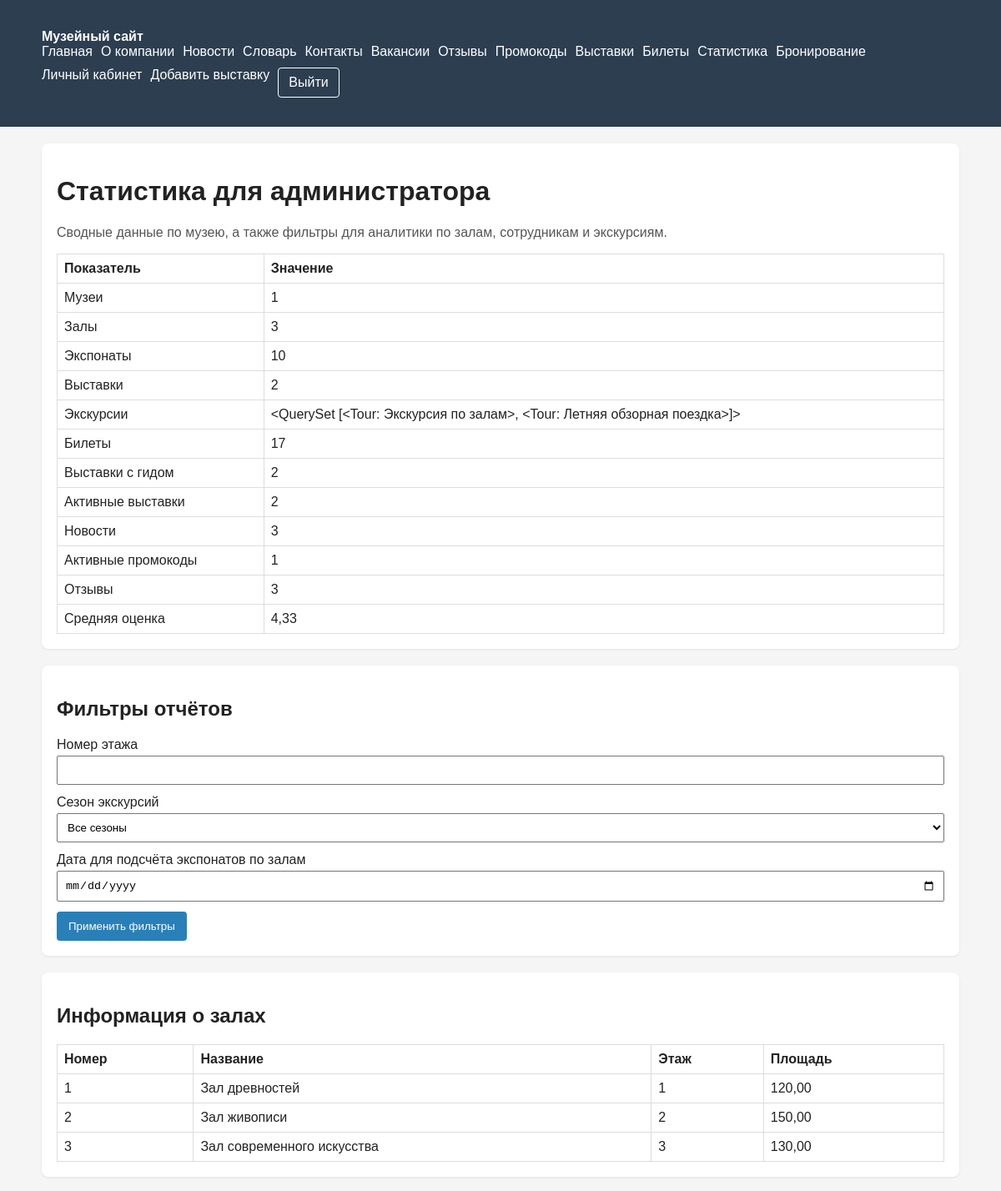
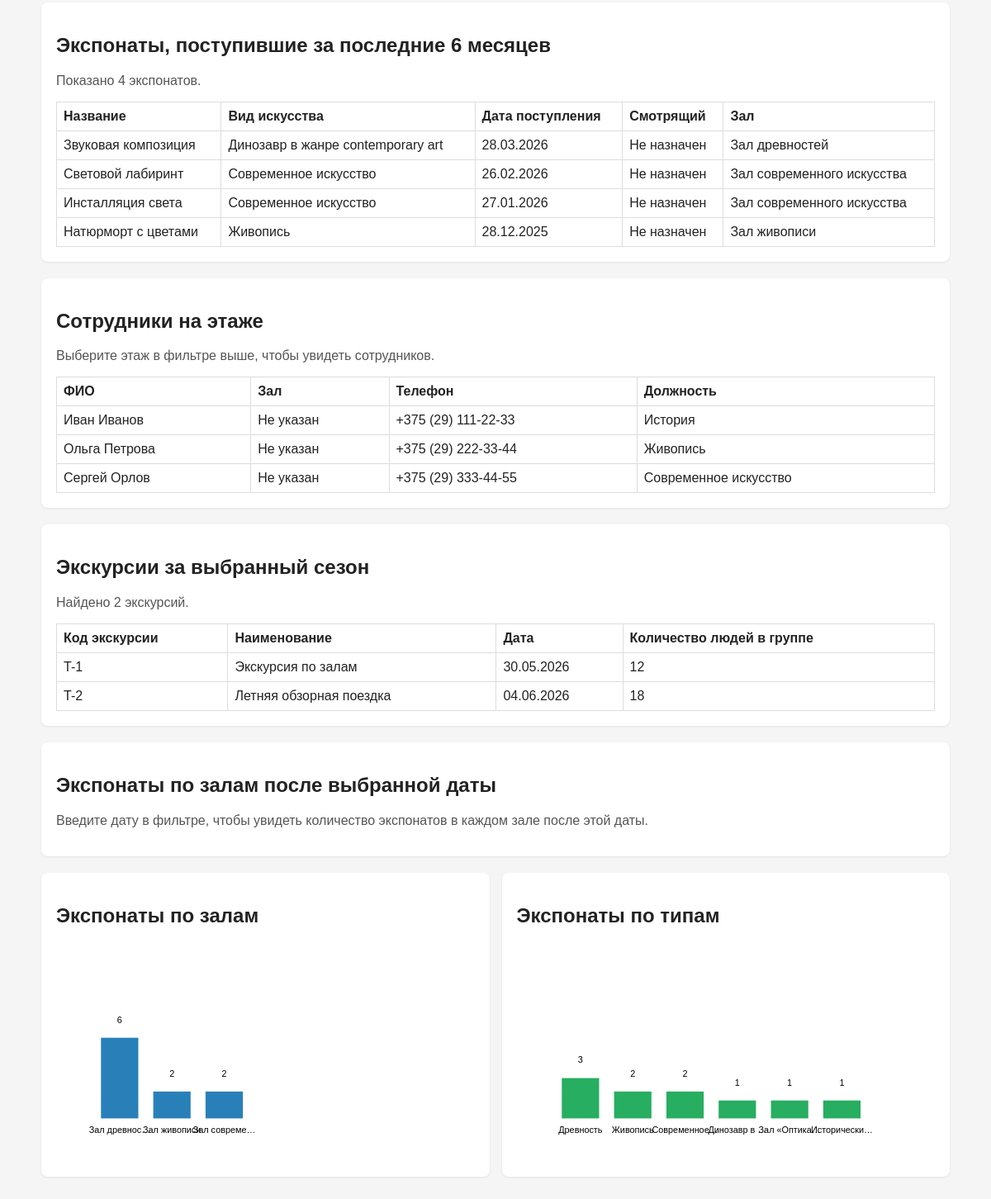
Screenshot of /stats/ (signed in) with the database file from the repository (2 pictures, top to bottom).
### museum/models.py (models this page shows, shortened)
class Tour(models.Model):
    museum = models.ForeignKey(Museum, on_delete=models.CASCADE, related_name="tours")
    code = models.CharField(max_length=50, blank=True)
    title = models.CharField(max_length=200)
    description = models.TextField(blank=True)
    date = models.DateField()
    participants = models.PositiveIntegerField(default=0)
    guides = models.ManyToManyField(Guide, blank=True, related_name="tours")
    created_at = models.DateTimeField(auto_now_add=True)
    updated_at = models.DateTimeField(auto_now=True)
    def __str__(self):
        return self.title

class Hall(models.Model):
    museum = models.ForeignKey(Museum, on_delete=models.CASCADE, related_name="halls")
    number = models.PositiveIntegerField()
    name = models.CharField(max_length=120)
    floor = models.PositiveIntegerField()
    area = models.DecimalField(max_digits=8, decimal_places=2)
    description = models.TextField(blank=True)
    updated_at = models.DateTimeField(auto_now=True)

class Exhibit(models.Model):
    hall = models.ForeignKey(Hall, on_delete=models.CASCADE, related_name="exhibits")
    title = models.CharField(max_length=200)
    kind = models.CharField(max_length=120)
    accession_date = models.DateField()
    description = models.TextField(blank=True)
    assigned_guide = models.ForeignKey(Guide, on_delete=models.SET_NULL, null=True, blank=True, related_name="supervised_exhibits")
    image = models.FileField(upload_to="", blank=True, default="12.jpg")
    created_at = models.DateTimeField(auto_now_add=True)
    updated_at = models.DateTimeField(auto_now=True)

class Guide(models.Model):
    name = models.CharField(max_length=120)
    specialization = models.CharField(max_length=120)
    position = models.CharField(max_length=120, blank=True)
    email = models.EmailField(blank=True)
    phone = models.CharField(max_length=30, blank=True)
    description = models.TextField(blank=True)
    hall = models.ForeignKey(Hall, on_delete=models.SET_NULL, null=True, blank=True, related_name="guides")
    photo = models.FileField(upload_to="", blank=True, default="a.jpg")
    birth_date = models.DateField(null=True, blank=True, validators=[validate_age_18_plus], verbose_name="Дата рождения")

### museum/views.py (the view, shortened to what this page needs)
# urls.py: path("stats/", stats_view, name="stats"),
@login_required
def stats_view(request):
    if not request.user.is_superuser:
        return HttpResponseForbidden("Доступно только администраторам")
    average_rating = Review.objects.aggregate(avg=Avg("rating"))
    hall_counts = list(
        Hall.objects.annotate(exhibit_count=Count("exhibits"))
        .order_by("-exhibit_count", "name")
        .values_list("name", "exhibit_count")
    )
    kind_counts = list(
        Exhibit.objects.values("kind")
        .annotate(count=Count("id"))
        .order_by("-count", "kind")
    )
    hall_chart = []
    for index, (name, count) in enumerate(hall_counts):
        bar_height = max(24, count * 18)
        hall_chart.append(
            {
                "label": name,
                "count": count,
                "x": 60 + index * 70,
                "bar_height": bar_height,
                "bar_y": 220 - bar_height,
                "value_y": 200 - bar_height,
                "label_y": 240,
            }
        )
    kind_chart = []
    for index, item in enumerate(kind_counts):
        count = item["count"]
        bar_height = max(24, count * 18)
        kind_chart.append(
            {
                "label": item["kind"],
                "count": count,
                "x": 60 + index * 70,
                "bar_height": bar_height,
                "bar_y": 220 - bar_height,
                "value_y": 200 - bar_height,
                "label_y": 240,
            }
        )
    season = request.GET.get("season", "")
    floor_value = request.GET.get("floor", "")
    date_value = request.GET.get("date", "")
    floor_number = None
    if floor_value.isdigit():
        floor_number = int(floor_value)
    selected_date = None
    if date_value:
        try:
            selected_date = datetime.fromisoformat(date_value).date()
        except ValueError:
            selected_date = None
    half_year_ago = timezone.now().date() - timedelta(days=180)
    recent_exhibits = (
        Exhibit.objects.select_related("hall", "assigned_guide")
        .filter(accession_date__gte=half_year_ago)
        .order_by("-accession_date")
    )
    guides = Guide.objects.select_related("hall").all()
    if floor_number is not None:
        guides = guides.filter(hall__floor=floor_number)
    tours = Tour.objects.select_related("museum").all()
    hall_counts_after_date = []
    stats = {
        "museums": Museum.objects.count(),
        "halls": Hall.objects.count(),
        "exhibits": Exhibit.objects.count(),
        "exhibitions": Exhibition.objects.count(),
        "tours": Tour.objects.count(),
        "tickets": Ticket.objects.count(),
        "guided_exhibitions": Exhibition.objects.filter(guides__isnull=False).distinct().count(),
        "active_exhibitions": Exhibition.objects.filter(is_active=True).count(),
        "news": NewsArticle.objects.count(),
        "active_promocodes": PromoCode.objects.filter(is_active=True).count(),
        "reviews": Review.objects.count(),
        "average_rating": average_rating["avg"] or 0,
        "hall_counts": hall_chart,
        "kind_counts": kind_chart,
        "halls_list": Hall.objects.order_by("number"),
        "recent_exhibits": recent_exhibits,
        "guides": guides,
        "tours": tours,
        "hall_counts_after_date": hall_counts_after_date,
        "selected_floor": floor_value,
        "selected_season": season,
        "selected_date": date_value,
        "selected_floor_number": floor_number,
        "season_tour_count": tours.count(),
        "recent_exhibit_count": recent_exhibits.count(),
    }
    return render(request, "museum/stats.html", stats)

### templates/museum/stats.html (shortened to what this page needs)
{% extends 'base.html' %}
{% block content %}
<div class="panel">
    <h1>Статистика для администратора</h1>
    <p class="muted">Сводные данные по музею, а также фильтры для аналитики по залам, сотрудникам и экскурсиям.</p>
    <table>
        <tr><th>Показатель</th><th>Значение</th></tr>
        <tr><td>Музеи</td><td>{{ museums }}</td></tr>
        <tr><td>Залы</td><td>{{ halls }}</td></tr>
        <tr><td>Экспонаты</td><td>{{ exhibits }}</td></tr>
        <tr><td>Выставки</td><td>{{ exhibitions }}</td></tr>
        <tr><td>Экскурсии</td><td>{{ tours }}</td></tr>
        <tr><td>Билеты</td><td>{{ tickets }}</td></tr>
        <tr><td>Выставки с гидом</td><td>{{ guided_exhibitions }}</td></tr>
        <tr><td>Активные выставки</td><td>{{ active_exhibitions }}</td></tr>
        <tr><td>Новости</td><td>{{ news }}</td></tr>
        <tr><td>Активные промокоды</td><td>{{ active_promocodes }}</td></tr>
        <tr><td>Отзывы</td><td>{{ reviews }}</td></tr>
        <tr><td>Средняя оценка</td><td>{{ average_rating|floatformat:2 }}</td></tr>
    </table>
</div>
<div class="panel">
    <h2>Фильтры отчётов</h2>
    <form method="get">
        <div class="form-row">
            <label for="floor">Номер этажа</label>
            <input id="floor" type="number" name="floor" min="1" value="{{ selected_floor|default:'' }}">
        </div>
        <div class="form-row">
            <label for="season">Сезон экскурсий</label>
            <select id="season" name="season">
                <option value="" {% if not selected_season %}selected{% endif %}>Все сезоны</option>
            </select>
        </div>
        <div class="form-row">
            <label for="date">Дата для подсчёта экспонатов по залам</label>
            <input id="date" type="date" name="date" value="{{ selected_date|default:'' }}">
        </div>
        <button class="btn" type="submit">Применить фильтры</button>
    </form>
</div>
<div class="panel">
    <h2>Информация о залах</h2>
    <table>
        <tr><th>Номер</th><th>Название</th><th>Этаж</th><th>Площадь</th></tr>
        {% for hall in halls_list %}
            <tr>
                <td>{{ hall.number }}</td>
                <td>{{ hall.name }}</td>
                <td>{{ hall.floor }}</td>
                <td>{{ hall.area }}</td>
            </tr>
        {% empty %}
            <tr><td colspan="4">Залы не найдены.</td></tr>
        {% endfor %}
    </table>
</div>
<div class="panel">
    <h2>Экспонаты, поступившие за последние 6 месяцев</h2>
    <p class="muted">Показано {{ recent_exhibit_count }} экспонатов.</p>
    <table>
        <tr><th>Название</th><th>Вид искусства</th><th>Дата поступления</th><th>Смотрящий</th><th>Зал</th></tr>
        {% for exhibit in recent_exhibits %}
            <tr>
                <td>{{ exhibit.title }}</td>
                <td>{{ exhibit.kind }}</td>
                <td>{{ exhibit.accession_date|date:'d.m.Y' }}</td>
                <td>{% if exhibit.assigned_guide %}{{ exhibit.assigned_guide.name }}{% else %}Не назначен{% endif %}</td>
                <td>{{ exhibit.hall.name }}</td>
            </tr>
        {% empty %}
            <tr><td colspan="5">За последние 6 месяцев новых экспонатов не найдено.</td></tr>
        {% endfor %}
    </table>
</div>
<div class="panel">
    <h2>Сотрудники на этаже</h2>
    {% if selected_floor_number %}
        <p class="muted">Показаны сотрудники для этажа {{ selected_floor_number }}.</p>
    {% else %}
        <p class="muted">Выберите этаж в фильтре выше, чтобы увидеть сотрудников.</p>
    {% endif %}
    <table>
        <tr><th>ФИО</th><th>Зал</th><th>Телефон</th><th>Должность</th></tr>
        {% for guide in guides %}
            <tr>
                <td>{{ guide.name }}</td>
                <td>{% if guide.hall %}{{ guide.hall.name }}{% else %}Не указан{% endif %}</td>
                <td>{{ guide.phone|default:'—' }}</td>
                <td>{{ guide.position|default:guide.specialization|default:'—' }}</td>
            </tr>
        {% empty %}
            <tr><td colspan="4">По выбранному этажу сотрудники не найдены.</td></tr>
        {% endfor %}
    </table>
</div>
<div class="panel">
    <h2>Экскурсии за выбранный сезон</h2>
    <p class="muted">Найдено {{ season_tour_count }} экскурсий.</p>
    <table>
        <tr><th>Код экскурсии</th><th>Наименование</th><th>Дата</th><th>Количество людей в группе</th></tr>
        {% for tour in tours %}
            <tr>
                <td>{% if tour.code %}{{ tour.code }}{% else %}T-{{ tour.pk }}{% endif %}</td>
                <td>{{ tour.title }}</td>
                <td>{{ tour.date|date:'d.m.Y' }}</td>
                <td>{{ tour.participants }}</td>
            </tr>
        {% empty %}
            <tr><td colspan="4">По выбранному сезону экскурсии не найдены.</td></tr>
        {% endfor %}
    </table>
</div>
<div class="panel">
    <h2>Экспонаты по залам после выбранной даты</h2>
    {% if selected_date %}
        <table>
            <tr><th>Номер зала</th><th>Название зала</th><th>Этаж</th><th>Площадь</th><th>Количество экспонатов</th></tr>
            {% for hall_number, hall_name, floor, area, count in hall_counts_after_date %}
                <tr>
                    <td>{{ hall_number }}</td>
                    <td>{{ hall_name }}</td>
                    <td>{{ floor }}</td>
                    <td>{{ area }}</td>
                    <td>{{ count }}</td>
                </tr>
            {% empty %}
                <tr><td colspan="5">По выбранной дате экспонаты не найдены.</td></tr>
            {% endfor %}
        </table>
    {% else %}
        <p class="muted">Введите дату в фильтре, чтобы увидеть количество экспонатов в каждом зале после этой даты.</p>
    {% endif %}
</div>
<div class="grid">
    <div class="panel">
        <h2>Экспонаты по залам</h2>
        <svg width="100%" height="260" viewBox="0 0 560 260" role="img" aria-label="Диаграмма экспонатов по залам">
            {% for item in hall_counts %}
                <rect x="{{ item.x }}" y="{{ item.bar_y }}" width="50" height="{{ item.bar_height }}" fill="#2980b9"></rect>
                <text x="{{ item.x|add:25 }}" y="{{ item.label_y }}" text-anchor="middle" font-size="12">{{ item.label|truncatechars:12 }}</text>
                <text x="{{ item.x|add:25 }}" y="{{ item.value_y }}" text-anchor="middle" font-size="12">{{ item.count }}</text>
            {% endfor %}
        </svg>
    </div>
    <div class="panel">
        <h2>Экспонаты по типам</h2>
        <svg width="100%" height="260" viewBox="0 0 560 260" role="img" aria-label="Диаграмма экспонатов по типам">
            {% for item in kind_counts %}
                <rect x="{{ item.x }}" y="{{ item.bar_y }}" width="50" height="{{ item.bar_height }}" fill="#27ae60"></rect>
                <text x="{{ item.x|add:25 }}" y="{{ item.label_y }}" text-anchor="middle" font-size="12">{{ item.label|truncatechars:12 }}</text>
                <text x="{{ item.x|add:25 }}" y="{{ item.value_y }}" text-anchor="middle" font-size="12">{{ item.count }}</text>
            {% endfor %}
        </svg>
    </div>
</div>
{% endblock %}

### templates/base.html (style rules this page uses)
body { font-family: Arial, sans-serif; margin: 0; background: #f5f5f5; color: #222; }
.panel { background: #fff; padding: 18px; border-radius: 8px; margin-bottom: 20px; box-shadow: 0 1px 3px rgba(0,0,0,0.08); }
.grid { display: grid; grid-template-columns: repeat(auto-fit, minmax(280px, 1fr)); gap: 15px; }
table { width: 100%; border-collapse: collapse; }
th, td { border: 1px solid #ddd; padding: 8px; text-align: left; }
.btn { display: inline-block; padding: 10px 14px; background: #2980b9; color: #fff; text-decoration: none; border-radius: 4px; border: 0; cursor: pointer; }
.form-row { margin-bottom: 12px; }
label { display:block; margin-bottom: 4px; }
input, select, textarea { width: 100%; padding: 8px; box-sizing: border-box; }
.muted { color: #555; }

### rows the page displays
Tour: title.title "<QuerySet [<Tour: Экскурсия по залам>, <Tour: Летняя обзорная поездка>]>", pk "1", title "Экскурсия по залам", date "30.05.2026", participants "12"
Hall: number "1", name "Зал древностей", floor "1", area "120,00"
Hall: number "2", name "Зал живописи", floor "2", area "150,00"
Hall: number "3", name "Зал современного искусства", floor "3", area "130,00"
Exhibit: title "Звуковая композиция", kind "Динозавр в жанре contemporary art", accession_date "28.03.2026", shows "Не назначен", hall.name "Зал древностей"
Exhibit: title "Световой лабиринт", kind "Современное искусство", accession_date "26.02.2026", shows "Не назначен", hall.name "Зал современного искусства"
Exhibit: title "Инсталляция света", kind "Современное искусство", accession_date "27.01.2026", shows "Не назначен", hall.name "Зал современного искусства"
Exhibit: title "Натюрморт с цветами", kind "Живопись", accession_date "28.12.2025", shows "Не назначен", hall.name "Зал живописи"
Guide: name "Иван Иванов", shows "Не указан", phone "+375 (29) 111-22-33", position "История"
Guide: name "Ольга Петрова", shows "Не указан", phone "+375 (29) 222-33-44", position "Живопись"
Guide: name "Сергей Орлов", shows "Не указан", phone "+375 (29) 333-44-55", position "Современное искусство"
Tour: pk "2", title "Летняя обзорная поездка", date "04.06.2026", participants "18"

### other values shown
{{ museums }} "1"
{{ halls }} "3"
{{ exhibits }} "10"
{{ exhibitions }} "2"
{{ tickets }} "17"
{{ guided_exhibitions }} "2"
{{ active_exhibitions }} "2"
{{ news }} "3"
{{ active_promocodes }} "1"
{{ reviews }} "3"
{{ average_rating|floatformat:2 }} "4,33"
{{ recent_exhibit_count }} "4"
{{ season_tour_count }} "2"
{{ item.label|truncatechars:12 }} "Зал древнос…" "Зал живописи" "Зал совреме…"
{{ item.count }} "6" "2" "2"
